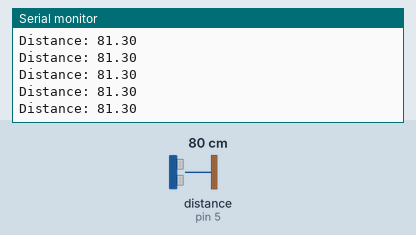
A sketch run on a simulated Arduino Uno, built with avr-gcc and run on an emulated ATmega328P. Parts: the last lines printed to the serial monitor. Wiring (inferred from the names in the program): ultrasonic range finder: trigger pin 4; echo pin 5. The inputs (shaded band) are chosen by the test bench; at power-on: distance to the obstacle (sensor on pin 5) 80 cm. The echo pulse lasts 58.3 µs per cm.

Above: at 1.2 s.
1.3 s: distance to the obstacle (sensor on pin 5) set to 44 cm
At 1.35 s:
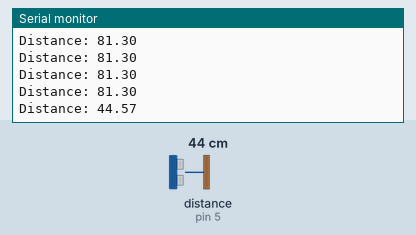
2.8 s: distance to the obstacle (sensor on pin 5) set to 36 cm
At 2.85 s:
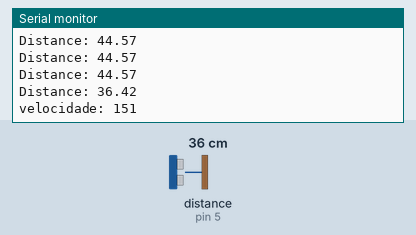
Timing chart, 0 to 5.8 s (numbered marks = the images above; inputs shaded):
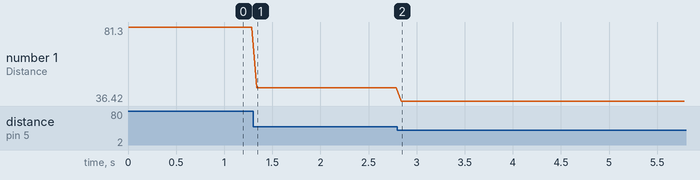

Measured:
- the behaviour switches between 40 and 39 cm on distance to the obstacle (sensor on pin 5) (found by bisection; images 1 and 2)
- after the input at 1.3 s, the serial monitor: prints a new line at once (image 1)
- after the input at 2.8 s, the serial monitor: prints a new line at once (image 2)
- plotted number 1: 81.3 → 44.57 after the input at 1.3 s, 44.57 → 36.42 after the input at 2.8 s

The sketch:

Elevador.ino
```cpp
#define TRIG 4 // D2 pino trig
#define ECHO 5 // D1 pino echo
#define SOUND_SPEED 0.035 // cm/us
#define D5 14 // Sobe


long duration;
float distanceCm, distanceCmAnt;
int velocidade,j, tempo;

void setup() {
  Serial.begin(115200);
  pinMode(TRIG, OUTPUT);
  pinMode(ECHO, INPUT);
  velocidade = 150;
  j = 0;
  tempo = 0;
  distanceCmAnt = 0;
}

void loop() {
  //limpando a TRIG
  digitalWrite(TRIG, LOW);
  delayMicroseconds(2);

  //pulso de 10us
  digitalWrite(TRIG, HIGH);
  delayMicroseconds(10);
  digitalWrite(TRIG, LOW);

  //buscando distancia
  duration = pulseIn(ECHO, HIGH);

  distanceCm = duration*SOUND_SPEED/2;
  Serial.print("Distance: ");
  Serial.println(distanceCm);

  // está em baixo, precisa subir
  if(distanceCm < 40 || distanceCm > 1000){

    if((distanceCm - distanceCmAnt) > 5){
      velocidade--;
    }else{
      velocidade++;
    }

    if(velocidade <= 255){
      analogWrite(D5,velocidade);
      Serial.print("velocidade: ");
      Serial.println(velocidade);
    }

  }
  delay(50);


  distanceCmAnt = distanceCm;

}
```
